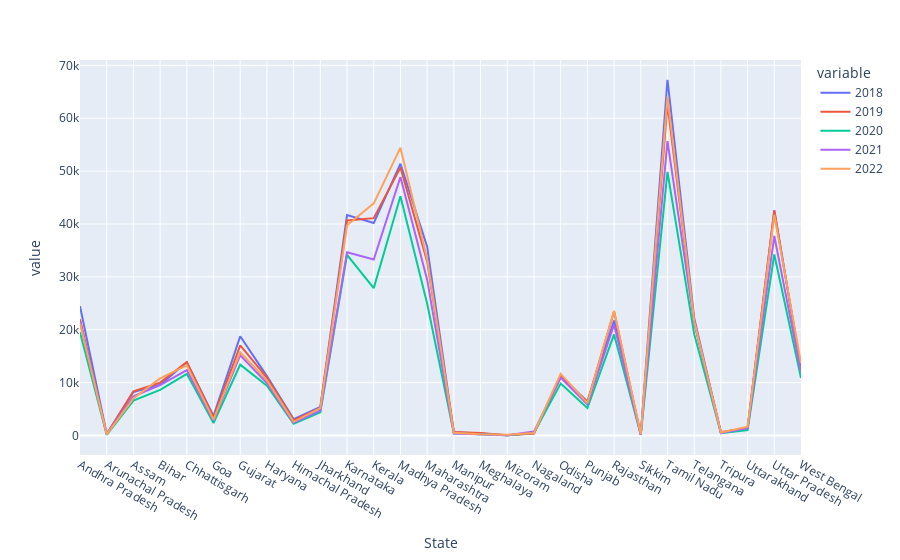

Write notebook code for a chart like this one.
### Markdown cell above
## line graph to compare accidents accross years

### Code cell
px.line(df_states.reset_index(), x='State', y=['2018','2019','2020','2021','2022'])

### Figure 1 — Plotly figure (JSON) as saved in the notebook; plotly's stock layout.template omitted (floating-point values rounded to 4 significant figures)
{"data": [{"hovertemplate": "variable=2018<br>State=%{x}<br>value=%{y}<extra></extra>", "legendgroup": "2018", "line": {"color": "#636efa", "dash": "solid"}, "marker": {"symbol": "circle"}, "mode": "lines", "name": "2018", "orientation": "v", "showlegend": true, "type": "scatter", "x": ["Andhra Pradesh", "Arunachal Pradesh", "Assam", "Bihar", "Chhattisgarh", "Goa", "Gujarat", "Haryana", "Himachal Pradesh", "Jharkhand", "Karnataka", "Kerala", "Madhya Pradesh", "Maharashtra", "Manipur", "Meghalaya", "Mizoram", "Nagaland", "Odisha", "Punjab", "Rajasthan", "Sikkim", "Tamil Nadu", "Telangana", "Tripura", "Uttarakhand", "Uttar Pradesh", "West Bengal"], "xaxis": "x", "y": [24475, 277, 8248, 9600, 13864, 3709, 18769, 11238, 3110, 5394, 41707, 40181, 51397, 35717, 601, 399, 53, 430, 11262, 6428, 21743, 180, 67279, 22230, 552, 1468, 42568, 12705], "yaxis": "y"}, {"hovertemplate": "variable=2019<br>State=%{x}<br>value=%{y}<extra></extra>", "legendgroup": "2019", "line": {"color": "#EF553B", "dash": "solid"}, "marker": {"symbol": "circle"}, "mode": "lines", "name": "2019", "orientation": "v", "showlegend": true, "type": "scatter", "x": ["Andhra Pradesh", "Arunachal Pradesh", "Assam", "Bihar", "Chhattisgarh", "Goa", "Gujarat", "Haryana", "Himachal Pradesh", "Jharkhand", "Karnataka", "Kerala", "Madhya Pradesh", "Maharashtra", "Manipur", "Meghalaya", "Mizoram", "Nagaland", "Odisha", "Punjab", "Rajasthan", "Sikkim", "Tamil Nadu", "Telangana", "Tripura", "Uttarakhand", "Uttar Pradesh", "West Bengal"], "xaxis": "x", "y": [21992, 237, 8350, 10007, 13899, 3440, 17046, 10944, 2873, 5217, 40658, 41111, 50669, 32925, 672, 482, 62, 358, 11064, 6348, 23480, 162, 62685, 21570, 655, 1352, 42572, 12658], "yaxis": "y"}, {"hovertemplate": "variable=2020<br>State=%{x}<br>value=%{y}<extra></extra>", "legendgroup": "2020", "line": {"color": "#00cc96", "dash": "solid"}, "marker": {"symbol": "circle"}, "mode": "lines", "name": "2020", "orientation": "v", "showlegend": true, "type": "scatter", "x": ["Andhra Pradesh", "Arunachal Pradesh", "Assam", "Bihar", "Chhattisgarh", "Goa", "Gujarat", "Haryana", "Himachal Pradesh", "Jharkhand", "Karnataka", "Kerala", "Madhya Pradesh", "Maharashtra", "Manipur", "Meghalaya", "Mizoram", "Nagaland", "Odisha", "Punjab", "Rajasthan", "Sikkim", "Tamil Nadu", "Telangana", "Tripura", "Uttarakhand", "Uttar Pradesh", "West Bengal"], "xaxis": "x", "y": [19509, 134, 6595, 8639, 11656, 2375, 13398, 9431, 2239, 4405, 34178, 27877, 45266, 24971, 432, 214, 53, 500, 9817, 5203, 19114, 138, 49844, 19172, 466, 1041, 34243, 10863], "yaxis": "y"}, {"hovertemplate": "variable=2021<br>State=%{x}<br>value=%{y}<extra></extra>", "legendgroup": "2021", "line": {"color": "#ab63fa", "dash": "solid"}, "marker": {"symbol": "circle"}, "mode": "lines", "name": "2021", "orientation": "v", "showlegend": true, "type": "scatter", "x": ["Andhra Pradesh", "Arunachal Pradesh", "Assam", "Bihar", "Chhattisgarh", "Goa", "Gujarat", "Haryana", "Himachal Pradesh", "Jharkhand", "Karnataka", "Kerala", "Madhya Pradesh", "Maharashtra", "Manipur", "Meghalaya", "Mizoram", "Nagaland", "Odisha", "Punjab", "Rajasthan", "Sikkim", "Tamil Nadu", "Telangana", "Tripura", "Uttarakhand", "Uttar Pradesh", "West Bengal"], "xaxis": "x", "y": [21556, 283, 7411, 9553, 12375, 2849, 15186, 9933, 2404, 4728, 34647, 33296, 48877, 29477, 366, 245, 69, 746, 10983, 5871, 20951, 155, 55682, 21315, 479, 1405, 37729, 11937], "yaxis": "y"}, {"hovertemplate": "variable=2022<br>State=%{x}<br>value=%{y}<extra></extra>", "legendgroup": "2022", "line": {"color": "#FFA15A", "dash": "solid"}, "marker": {"symbol": "circle"}, "mode": "lines", "name": "2022", "orientation": "v", "showlegend": true, "type": "scatter", "x": ["Andhra Pradesh", "Arunachal Pradesh", "Assam", "Bihar", "Chhattisgarh", "Goa", "Gujarat", "Haryana", "Himachal Pradesh", "Jharkhand", "Karnataka", "Kerala", "Madhya Pradesh", "Maharashtra", "Manipur", "Meghalaya", "Mizoram", "Nagaland", "Odisha", "Punjab", "Rajasthan", "Sikkim", "Tamil Nadu", "Telangana", "Tripura", "Uttarakhand", "Uttar Pradesh", "West Bengal"], "xaxis": "x", "y": [21249, 227, 7023, 10801, 13279, 3011, 15751, 10429, 2597, 5175, 39762, 43910, 54432, 33383, 508, 246, 133, 489, 11663, 6138, 23614, 211, 64105, 21619, 575, 1674, 41746, 13686], "yaxis": "y"}], "layout": {"legend": {"title": {"text": "variable"}, "tracegroupgap": 0}, "margin": {"t": 60}, "xaxis": {"anchor": "y", "domain": [0, 1], "title": {"text": "State"}}, "yaxis": {"anchor": "x", "domain": [0, 1], "title": {"text": "value"}}}}
